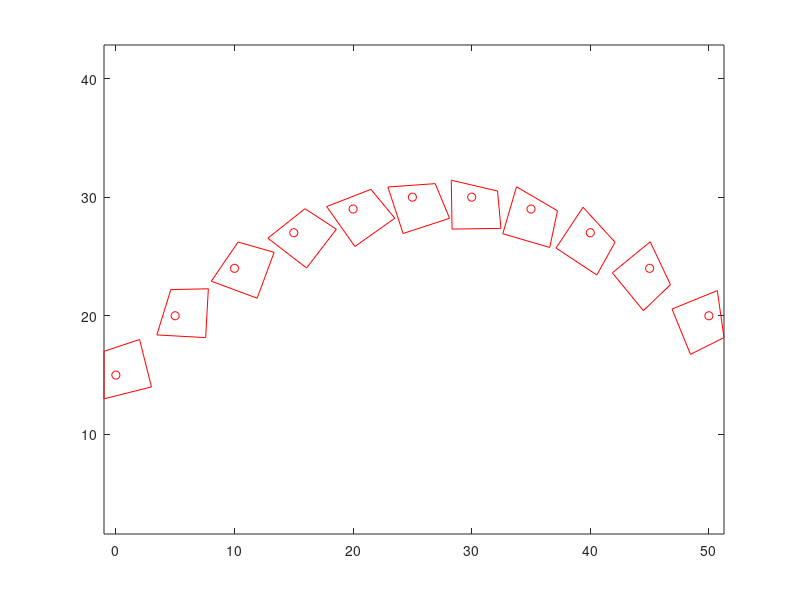

Recreate this plot in MATLAB.
% show_body2.m - show motion for collision detection
% HJSIII, 19.04.24
clear
% motion data
% time x2 y2 phi2 x3 y3 phi3
% [sec] [in] [in] [rad] [in] [in] [rad]
all = [ 0 0 15.0000 0 0 0 0 ;
 1.0000 5.0000 20.0000 -0.3000 6.6000 0 0.2000 ;
 2.0000 10.0000 24.0000 -0.6000 13.0684 1.3112 0.4000 ;
 3.0000 15.0000 27.0000 -0.9000 19.1474 3.8814 0.6000 ;
 4.0000 20.0000 29.0000 -1.2000 24.5947 7.6080 0.8000 ;
 5.0000 25.0000 30.0000 -1.5000 29.1929 12.3426 1.0000 ;
 6.0000 30.0000 30.0000 -1.8000 32.7589 17.8963 1.2000 ;
 7.0000 35.0000 29.0000 -2.1000 35.1505 24.0477 1.0000 ;
 8.0000 40.0000 27.0000 -2.4000 38.7165 29.6014 0.8000 ;
 9.0000 45.0000 24.0000 -2.7000 43.3147 34.3360 0.6000 ;
 10.0000 50.0000 20.0000 -3.0000 48.7620 38.0626 0.4000 ];
time = all(:,1)'; % size 1 x nt
r2_all = all(:,2:3)'; % size 2 x nt
phi2_all = all(:,4)'; % size 1 x nt
ntime = length( time );
% define object 2 in local coordinates
s2p_poly = [ 2 3 -1 -1 2 ; % local x2p [in]
 3 -1 -2 2 3 ]; % local y2p [in]
rho2 = max( sqrt( diag( s2p_poly'*s2p_poly ) ) ); % maximum radius
[ nr, n2 ] = size( s2p_poly ); % number of points for body 2
% new figure
figure( 1 )
 clf
% plot origin and outline at each time sample
 for itime = 1 : ntime
 t = time(itime);
% body 2 = red 
 r2 = r2_all(:,itime); % origin
 phi2 = phi2_all(itime); % angle
 A2 = [ cos(phi2) -sin(phi2) ; % attitude matrix
 sin(phi2) cos(phi2) ];
 r2_poly = r2*ones(1,n2) + A2*s2p_poly; % global locations for vertices 
 plot( r2(1),r2(2),'ro' ) % plot origin
 axis equal
 hold on
 plot( r2_poly(1,:), r2_poly(2,:), 'r' ) % closed curve
 end % bottom - for itime
% bottom - show_body2.m